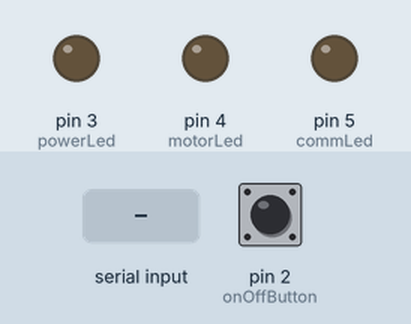
This sketch was run on a simulated Arduino Uno, built with avr-gcc and run on an emulated ATmega328P. Shown: output pins drawn as LEDs (lit = HIGH). The test bench sets the inputs (shaded band); at power-on: pin 2 (onOffButton) LOW. What the sketch prints to the serial monitor is not drawn.

Above: at 2.8 s.
2.9 s: "1" received over Serial
At 4.0 s:
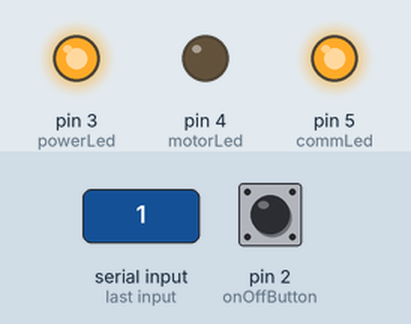
4.4 s: pin 2 (onOffButton) pulled HIGH for 0.15 s
At 5.0 s:
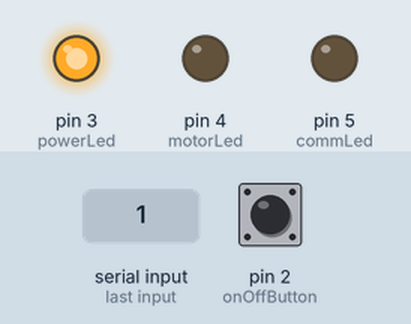
6.0 s: "0" received over Serial
At 6.6 s:
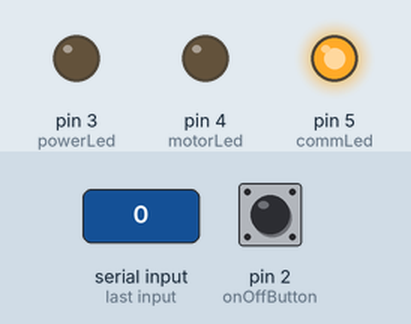
7.5 s: pin 2 (onOffButton) pulled HIGH for 1 s
At 8.6 s:
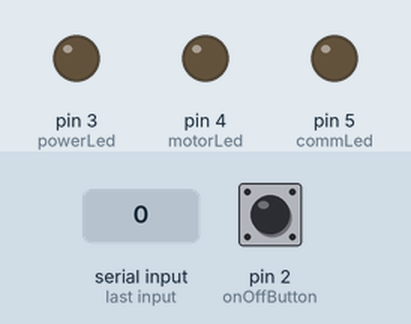
10.0 s: "2" received over Serial
At 10.8 s:
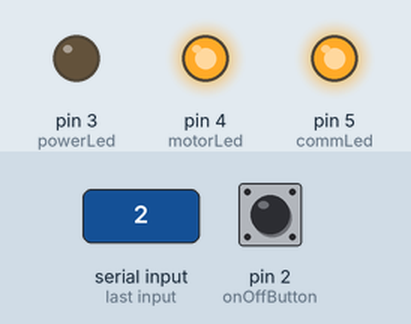
11.5 s: pin 2 (onOffButton) pulled HIGH for 0.15 s
At 12.8 s:
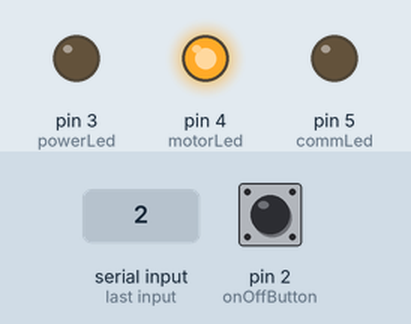
Timing chart, 0 to 14.1 s (numbered marks = the images above; inputs shaded):
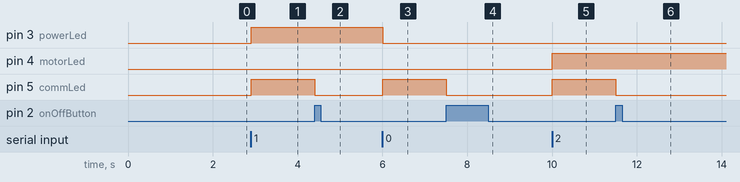

The sketch:

HC12MotorRemote.ino
```cpp
#include <Bounce2.h>

const int onOffButton = 2;
const int powerLed = 3;
const int motorLed = 4;
const int commLed = 5;

// Instantiate a de-bounce object
Bounce onOffDebouncer = Bounce();

int waitCount = 0;
int powerStatus = 0;
int motorStatus = 0;

void setup()
  {
    Serial.begin(1200);

    pinMode(powerLed, OUTPUT);
    pinMode(motorLed, OUTPUT);
    pinMode(commLed, OUTPUT);
    pinMode(onOffButton, INPUT);

    digitalWrite(powerLed, LOW);
    digitalWrite(motorLed, LOW);
    digitalWrite(commLed, LOW);

    onOffDebouncer.attach(onOffButton);
    onOffDebouncer.interval(5);

    delay(2000);

    //Send query after every 5 seconds until current status is not received from at motor end
    Serial.print('#');
    while(Serial.available() <= 0)
      {
        delay(1);
        waitCount++;
        if(waitCount > 5000)
          {
            waitCount = 0;
            Serial.print('#');
          }
      }
    digitalWrite(commLed, HIGH);

    while(Serial.available())
      {
        // get the new byte:
        byte inChar = Serial.read();
        parseData(inChar);
      }
  }

void loop()
  {
    onOffDebouncer.update();
    int value = onOffDebouncer.read();
    if(value == HIGH)
      {
        waitCount = 0;
        digitalWrite(commLed, LOW);
        Serial.print('@');
        while(Serial.available() <= 0)
          {
            delay(1);
            waitCount++;
            if(waitCount > 10000)
              {
                waitCount = 0;
                Serial.print('@');
              }
          }
        digitalWrite(commLed, HIGH);
        while(Serial.available())
          {
            // get the new byte:
            byte inChar = Serial.read();
            parseData(inChar);
          }
        while(value == HIGH)
          {
            onOffDebouncer.update();
            value = onOffDebouncer.read();
          }
      }
  }

void parseData(byte motorData)
  {
     powerStatus = motorData & 0x01;
     motorStatus = motorData & 0x02;

     if(powerStatus == 1)
      digitalWrite(powerLed, HIGH);
     else
      digitalWrite(powerLed, LOW);

     if(motorStatus == 2)
      digitalWrite(motorLed, HIGH);
     else
      digitalWrite(motorLed, LOW);
  }
```

Measured:
- after the input at 2.9 s, pin 3 (powerLed), pin 5 (commLed): LOW → HIGH at once
- after the input at 4.4 s, pin 5 (commLed): HIGH → LOW at once
- after the input at 6.0 s, pin 3 (powerLed): HIGH → LOW at once; pin 5 (commLed): LOW → HIGH at once
- after the input at 7.5 s, pin 5 (commLed): HIGH → LOW at once
- after the input at 10.0 s, pin 4 (motorLed), pin 5 (commLed): LOW → HIGH at once
- after the input at 11.5 s, pin 5 (commLed): HIGH → LOW at once
